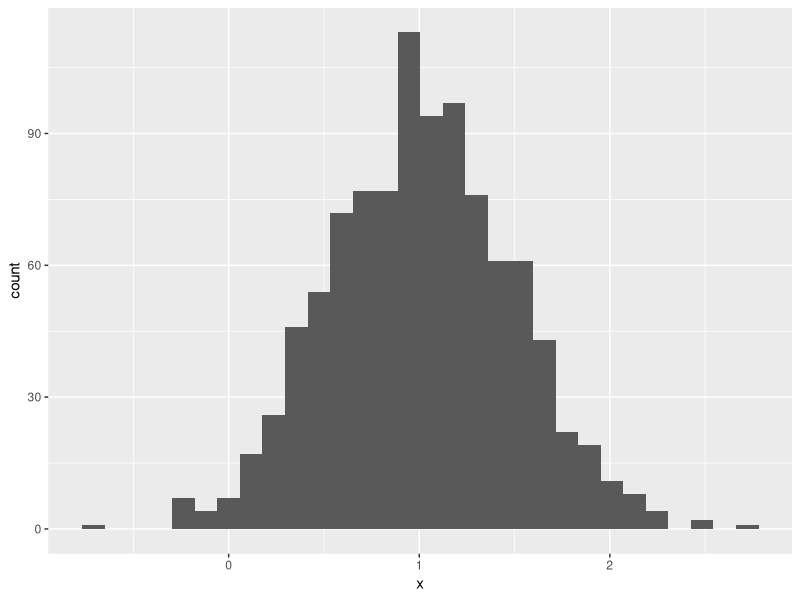
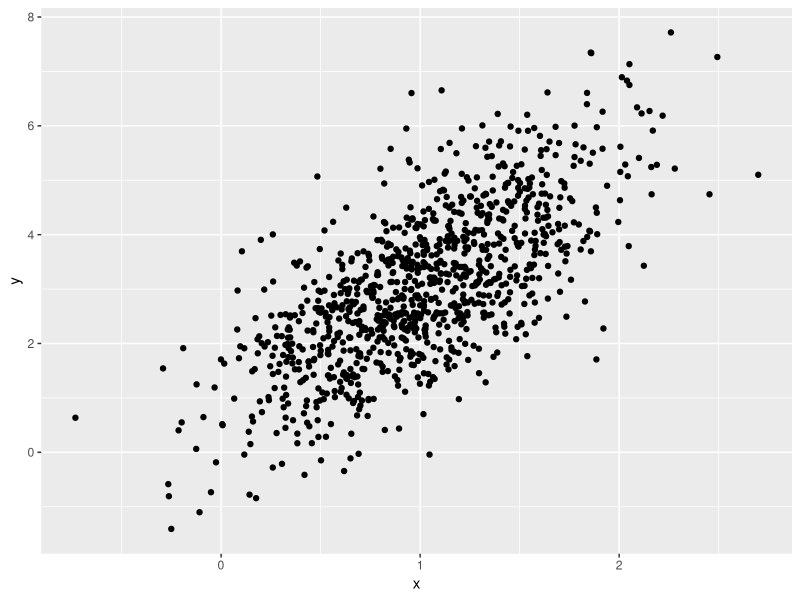
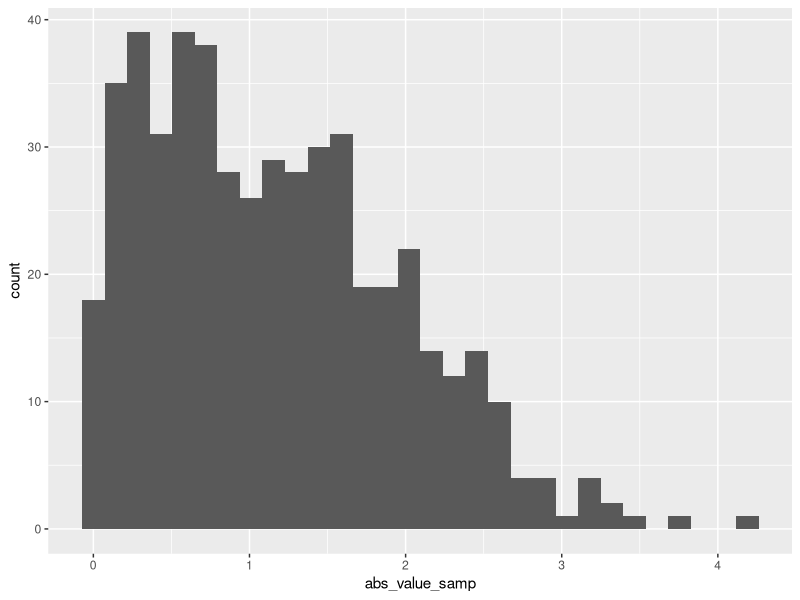

These charts were generated, in order, by the following R code:
## ---- chunk 1
library(tidyverse)
## ---- chunk 2
samp = rnorm(100)
length(samp)
## ---- chunk 3
example.df = 
  tibble(
    vec_numeric = 1:4,
    vec_char = c("my", "name", "is", "jeff"),
    vec_factor = factor(c("male", "male", "female", "female"))
  )
## ---- chunk 4
new_df =
  tibble(
    x = rnorm(100),
    y = 1 + 2 * x + rnorm(100)
  )
## ---- chunk 5
plot_df = 
  tibble(
    x = rnorm(1000, mean = 1, sd = 0.5),
    y = 1 + 2 * x + rnorm(1000)
  )

plot_df

ggplot(plot_df, aes(x=x)) + geom_histogram()
ggplot(plot_df, aes(x=x, y=y)) + geom_point()
## ---- chunk 6
la_df = 
  tibble(
    numeric_samp = rnorm(500, mean = 1),
    greater_0 = numeric_samp > 0,
    abs_value_samp = abs(numeric_samp)
  )

ggplot(la_df, aes(x= abs_value_samp)) + geom_histogram()
